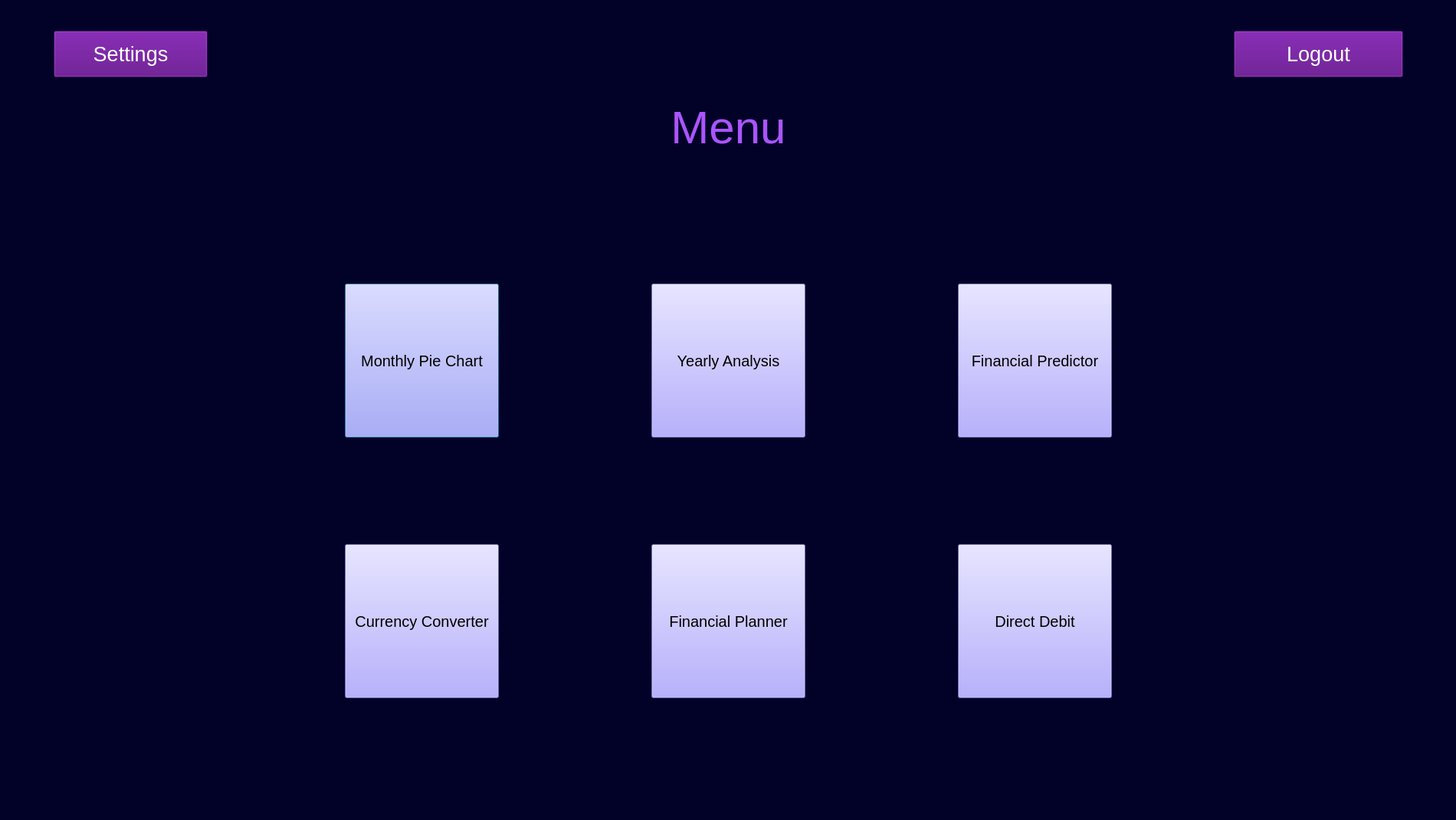
<?xml version="1.0" encoding="UTF-8"?>
<ui version="4.0">
 <class>Dialog</class>
 <widget class="QDialog" name="Dialog">
  <property name="geometry">
   <rect>
    <x>0</x>
    <y>0</y>
    <width>1900</width>
    <height>1070</height>
   </rect>
  </property>
  <property name="minimumSize">
   <size>
    <width>0</width>
    <height>0</height>
   </size>
  </property>
  <property name="windowTitle">
   <string>Dialog</string>
  </property>
  <property name="styleSheet">
   <string notr="true">background-color: rgb(2, 2, 40);</string>
  </property>
  <widget class="QPushButton" name="monthlypiechart">
   <property name="geometry">
    <rect>
     <x>450</x>
     <y>370</y>
     <width>201</width>
     <height>201</height>
    </rect>
   </property>
   <property name="font">
    <font>
     <pointsize>-1</pointsize>
     <weight>50</weight>
     <italic>false</italic>
     <bold>false</bold>
    </font>
   </property>
   <property name="styleSheet">
    <string notr="true">background-color:rgb(160, 151, 255); font:20px;
</string>
   </property>
   <property name="text">
    <string>Monthly Pie Chart</string>
   </property>
  </widget>
  <widget class="QLabel" name="label">
   <property name="geometry">
    <rect>
     <x>10</x>
     <y>110</y>
     <width>1881</width>
     <height>111</height>
    </rect>
   </property>
   <property name="font">
    <font>
     <pointsize>-1</pointsize>
     <weight>50</weight>
     <italic>false</italic>
     <bold>false</bold>
    </font>
   </property>
   <property name="styleSheet">
    <string notr="true">color:rgb(170, 85, 255); font: 60px;</string>
   </property>
   <property name="text">
    <string>Menu</string>
   </property>
   <property name="alignment">
    <set>Qt::AlignCenter</set>
   </property>
  </widget>
  <widget class="QPushButton" name="logoutbutton">
   <property name="geometry">
    <rect>
     <x>1610</x>
     <y>40</y>
     <width>221</width>
     <height>61</height>
    </rect>
   </property>
   <property name="font">
    <font>
     <pointsize>20</pointsize>
    </font>
   </property>
   <property name="styleSheet">
    <string notr="true">font-size: 20pt; color: rgb(255, 255, 255);
background-color: rgb(85, 0, 127);
font-color: rgb(255, 255, 255);</string>
   </property>
   <property name="text">
    <string>Logout</string>
   </property>
  </widget>
  <widget class="QPushButton" name="yearlyanalysis">
   <property name="geometry">
    <rect>
     <x>850</x>
     <y>370</y>
     <width>201</width>
     <height>201</height>
    </rect>
   </property>
   <property name="font">
    <font>
     <pointsize>-1</pointsize>
     <weight>50</weight>
     <italic>false</italic>
     <bold>false</bold>
    </font>
   </property>
   <property name="styleSheet">
    <string notr="true">background-color:rgb(160, 151, 255); font:20px;
</string>
   </property>
   <property name="text">
    <string>Yearly Analysis</string>
   </property>
  </widget>
  <widget class="QPushButton" name="financialplanner">
   <property name="geometry">
    <rect>
     <x>850</x>
     <y>710</y>
     <width>201</width>
     <height>201</height>
    </rect>
   </property>
   <property name="font">
    <font>
     <pointsize>-1</pointsize>
     <weight>50</weight>
     <italic>false</italic>
     <bold>false</bold>
    </font>
   </property>
   <property name="styleSheet">
    <string notr="true">background-color:rgb(160, 151, 255); font:20px;
</string>
   </property>
   <property name="text">
    <string>Financial Planner</string>
   </property>
  </widget>
  <widget class="QPushButton" name="currencyconverter">
   <property name="geometry">
    <rect>
     <x>450</x>
     <y>710</y>
     <width>201</width>
     <height>201</height>
    </rect>
   </property>
   <property name="font">
    <font>
     <pointsize>-1</pointsize>
     <weight>50</weight>
     <italic>false</italic>
     <bold>false</bold>
    </font>
   </property>
   <property name="styleSheet">
    <string notr="true">background-color:rgb(160, 151, 255); font:20px;
</string>
   </property>
   <property name="text">
    <string>Currency Converter</string>
   </property>
  </widget>
  <widget class="QPushButton" name="directdebit">
   <property name="geometry">
    <rect>
     <x>1250</x>
     <y>710</y>
     <width>201</width>
     <height>201</height>
    </rect>
   </property>
   <property name="font">
    <font>
     <pointsize>-1</pointsize>
     <weight>50</weight>
     <italic>false</italic>
     <bold>false</bold>
    </font>
   </property>
   <property name="styleSheet">
    <string notr="true">background-color:rgb(160, 151, 255); font:20px;
</string>
   </property>
   <property name="text">
    <string>Direct Debit</string>
   </property>
  </widget>
  <widget class="QPushButton" name="financialpredictor">
   <property name="geometry">
    <rect>
     <x>1250</x>
     <y>370</y>
     <width>201</width>
     <height>201</height>
    </rect>
   </property>
   <property name="font">
    <font>
     <pointsize>-1</pointsize>
     <weight>50</weight>
     <italic>false</italic>
     <bold>false</bold>
    </font>
   </property>
   <property name="styleSheet">
    <string notr="true">background-color:rgb(160, 151, 255); font:20px;
</string>
   </property>
   <property name="text">
    <string>Financial Predictor</string>
   </property>
  </widget>
  <widget class="QPushButton" name="settings">
   <property name="geometry">
    <rect>
     <x>70</x>
     <y>40</y>
     <width>201</width>
     <height>61</height>
    </rect>
   </property>
   <property name="font">
    <font>
     <pointsize>20</pointsize>
    </font>
   </property>
   <property name="styleSheet">
    <string notr="true">font-size: 20pt; color: rgb(255, 255, 255);
background-color: rgb(85, 0, 127);
font-color: rgb(255, 255, 255);</string>
   </property>
   <property name="text">
    <string>Settings</string>
   </property>
  </widget>
 </widget>
 <resources>
  <include location="images/settings.qrc"/>
 </resources>
 <connections/>
</ui>
